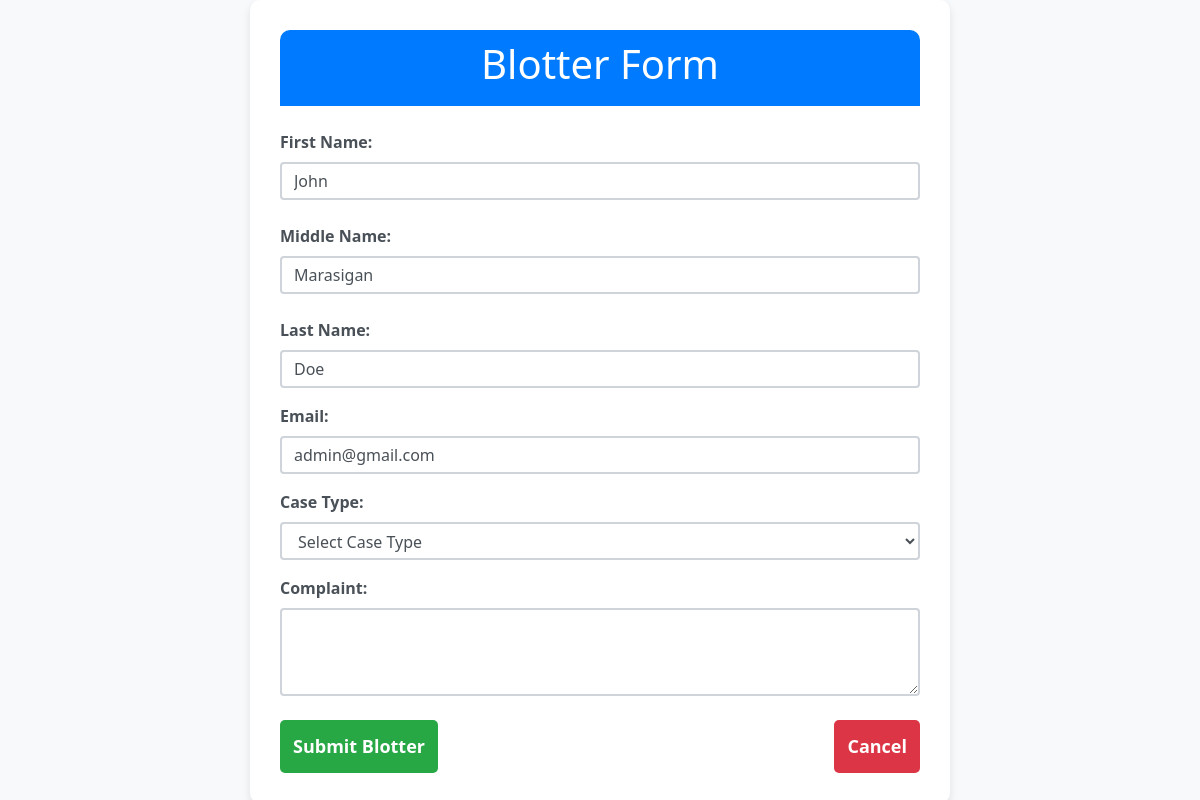
The page /residentdashboard/blotter.php (signed in) on the database its author committed.
### tables this page shows
CREATE TABLE `users` (
  `ID_No` int(11) NOT NULL,
  `Role` varchar(20) DEFAULT 'unverified',
  `Email` varchar(255) DEFAULT NULL,
  `Password` varchar(255) NOT NULL,
  `F_Name` varchar(255) NOT NULL,
  `M_Name` varchar(255) DEFAULT NULL,
  `L_Name` varchar(255) NOT NULL,
  `BirthDate` date NOT NULL,
  `Contact_No` varchar(255) NOT NULL,
  `Gender` varchar(255) NOT NULL,
  `Civil_Status` varchar(255) NOT NULL,
  `Nationality` varchar(255) NOT NULL,
  `Barangay` varchar(255) NOT NULL,
  `Subdivision` varchar(255) NOT NULL,
  `Street_Name` varchar(255) NOT NULL,
  `Block` int(5) NOT NULL,
  `Lot` int(5) NOT NULL,
  `uploads` int(11) NOT NULL,
  `Profile_Picture` varchar(255) DEFAULT NULL,
  `Signature` varchar(255) DEFAULT NULL
);

### config/sample_class.php (called while the page is built, shortened)
<?php
class sample_class {
    private $server = 'localhost';
    private $user   = 'root';
    private $hashpass   = '';
    private $db     = 'records_management_system_db';
    private $pdo;
    public function __construct() {
        $this->conn = new mysqli($this->server, $this->user, $this->hashpass, $this->db);
    }
    public function db_connect()
    {
        $this->pdo = null;
        try {
            $this->pdo = new PDO("mysql:host=" . $this->server . ";dbname=" . $this->db, $this->user, $this->hashpass);
            $this->pdo->setAttribute(PDO::ATTR_ERRMODE, PDO::ERRMODE_EXCEPTION);
        } catch (PDOException $e) {
            echo "Connection failed: " . $e->getMessage();
            exit;
        }
    }
    public function fetchUser($ID_No)
    {
        $query = "SELECT ID_No, F_Name, M_Name, L_Name, Email, Contact_No, `Role` FROM users WHERE ID_No = :ID_No";
        $stmt = $this->pdo->prepare($query);
        $stmt->bindValue(':ID_No', $ID_No);
        if ($stmt->execute()) {
            $user = $stmt->fetch(PDO::FETCH_ASSOC);
            return $user;
        } else {
            echo "Error executing query for ID_No: " . htmlentities($ID_No);
        }
        return false;
    }
}
?>

### residentdashboard/blotter.php (the view, shortened to what this page needs)
<?php
    $conn = new sample_class();
    $ID_No = trim($_SESSION['ID_No']);
    $user = $conn->fetchUser($ID_No);
    if($user) {
        $F_Name = $user['F_Name'];
        $M_Name = $user['M_Name'];
        $L_Name = $user['L_Name'];
        $Email = $user['Email'];
    } else {
        $F_Name = "";
        $M_Name = "";
        $L_Name = "";
        $Email = "";
    }
?>
<!DOCTYPE html>
<html lang="en">
<head>
    <link href="https://stackpath.bootstrapcdn.com/bootstrap/4.5.2/css/bootstrap.min.css" rel="stylesheet">
</head>
<body>
<body>
    <div class="container">
        <div class="header">
            <h1>Blotter Form</h1>
        </div>
        <form id="complaintForm" method="post" action="" onsubmit="return confirmSubmit()">
    <div class="form-group mt-4">
        <label for="BF_Name">First Name:</label>
        <input type="text" class="form-control" id="BF_Name" name="BF_Name" value="<?php echo $F_Name; ?>" required>
    </div>
    <div class="form-group mt-4">
        <label for="BM_Name">Middle Name:</label>
        <input type="text" class="form-control" id="BM_Name" name="BM_Name" value="<?php echo $M_Name; ?>" required>
    </div>
    <div class="form-group mt-4">
        <label for="BL_Name">Last Name:</label>
        <input type="text" class="form-control" id="BL_Name" name="BL_Name" value="<?php echo $L_Name; ?>" required>
    </div>
    <div class="form-group">
        <label for="B_Email">Email:</label>
        <input type="email" class="form-control" id="B_Email" name="B_Email" value="<?php echo $Email; ?>" required>
    </div>
    <div class="form-group">
        <label for="B_Type">Case Type:</label>
        <select class="form-control" id="B_Type" name="B_Type" required>
            <option value="">Select Case Type</option>
        </select>
    </div>
    <div class="form-group">
        <label for="B_Description">Complaint:</label>
        <textarea class="form-control" id="B_Description" name="B_Description" rows="3" required></textarea>
    </div>
    <div class="d-flex justify-content-between mt-4">
        <button type="submit" class="btn btn-custom">Submit Blotter</button>
        <button type="button" class="btn btn-cancel" onclick="cancelForm()">Cancel</button>
    </div>
</form>
</body>
</html>

### residentdashboard/blotter.php (style rules this page uses)
body { font-family: 'Segoe UI', Tahoma, Geneva, Verdana, sans-serif; background-color: #f8f9fa; margin: 0; padding: 0; min-height: 100vh; display: flex; justify-content: center; align-items: center; }
.container { width: 100%; max-width: 700px; background-color: #ffffff; padding: 30px; border-radius: 10px; box-shadow: 0 4px 8px rgba(0, 0, 0, 0.1); min-height: 100vh; display: flex; flex-direction: column; justify-content: center; }
.form-group label { font-weight: bold; color: #495057; }
.header { background-color: #007bff; color: #fff; padding: 10px 20px; border-radius: 10px 10px 0 0; text-align: center; }
.btn-custom, .btn-cancel { font-size: 18px; font-weight: bold; padding: 12px; border-radius: 5px; transition: background-color 0.3s ease; }
.btn-custom { background-color: #28a745; color: #fff; }
.btn-cancel { background-color: #dc3545; color: #fff; }
.form-control { border: 2px solid #ced4da; transition: border-color 0.3s ease, box-shadow 0.3s ease; }

### rows shown on the page
users: BF_Name "John", BM_Name "Marasigan", BL_Name "Doe", B_Email "admin@gmail.com"
